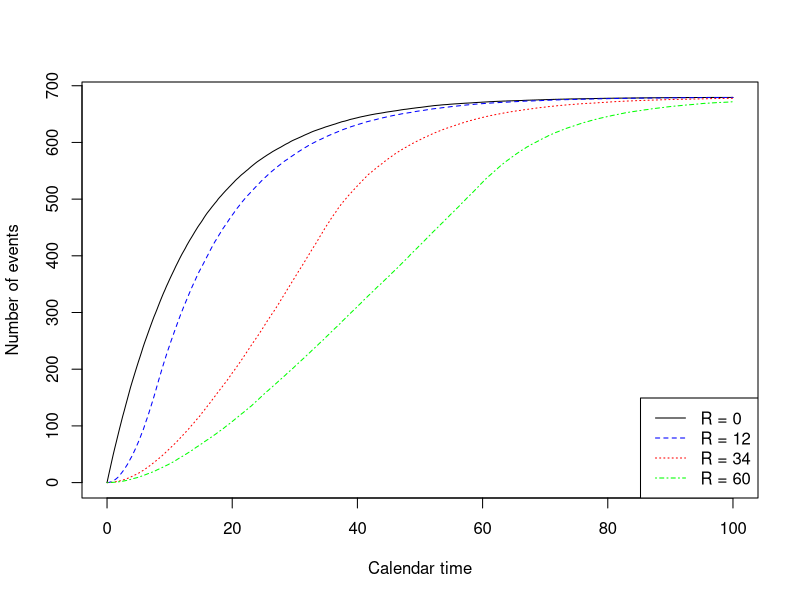
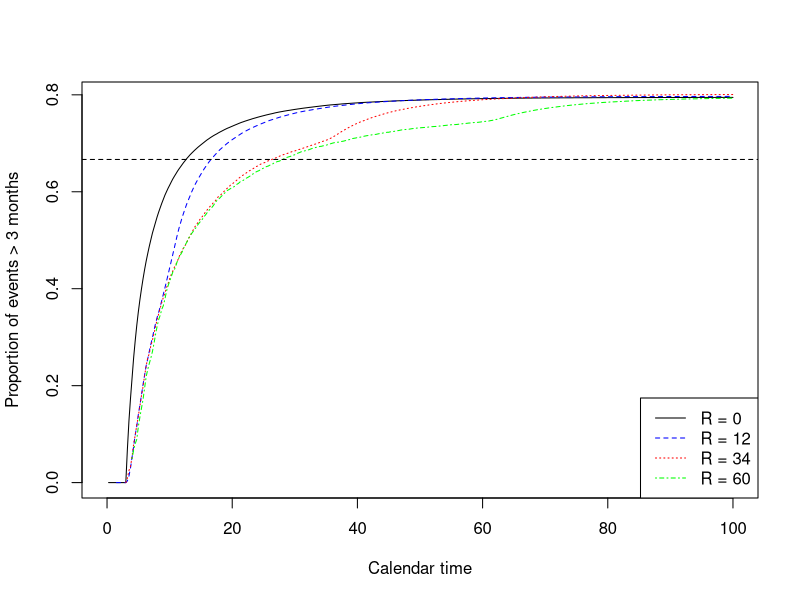
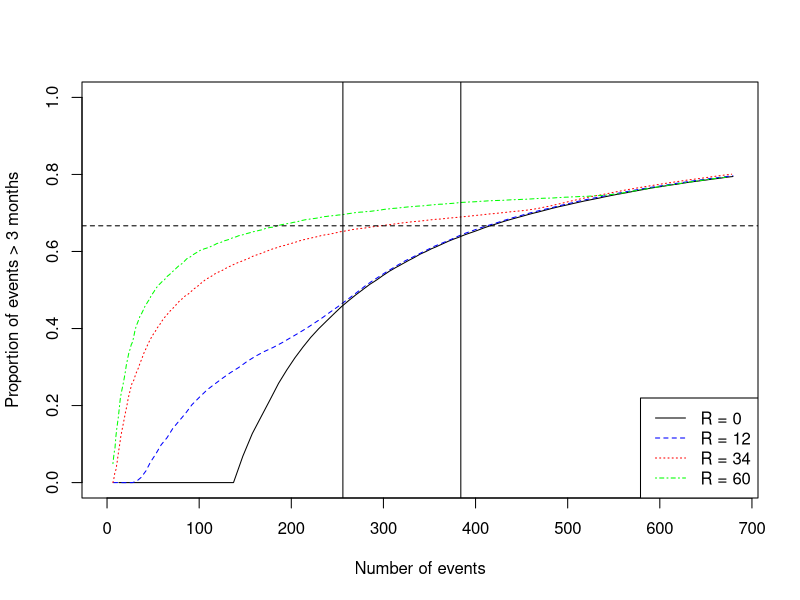

Write R code to recreate these figures, in order.

lambdac <- log(2)/8
HR1 <- 0.75
T1 <- 9
HR2 <- 0.75
numPatients <- 340
#recTime <- 12



generateData <- function(lambdac, HR1, T1, HR2, numPatients, recTime) {
  CP <- exp(-lambdac*HR1*T1)
  u <- runif(numPatients)
  controlData <- -log(u)/lambdac
  u <- runif(numPatients)
  treatmentData <- ifelse(u>CP, -log(u)/(lambdac*HR1), (1/(lambdac*HR2))*(lambdac*HR2*T1-log(u)-lambdac*HR1*T1))
  dataCombined <- data.frame(time = c(controlData, treatmentData), group = c(rep("Control", numPatients), rep("Treatment", numPatients)))
  dataCombined$recTime <- runif(numPatients*2, min = 0, max = recTime)
  dataCombined$pseudo_time <- dataCombined$time + dataCombined$recTime
  return(dataCombined)
}


# Function to perform censoring and analysis
censFunc <- function(dataset, censTime) {
  
  # Censor the observations
  dataset$status <- as.integer(dataset$pseudo_time <= censTime)
  
  # Only include patients enrolled by the censoring time
  dataset <- dataset[dataset$recTime <= censTime, ]
  
  # Calculate survival time
  dataset$survival_time <- ifelse(dataset$status == 1, dataset$time, censTime - dataset$recTime)
  
  sampleSize <- nrow(dataset)
  
  return(list(dataCombined = dataset, censTime = censTime, sampleSize = sampleSize))
}


propEventFunc <- function(lambdac, HR1, T1, HR2, numPatients, recTime){
  # Set parameters
  numSimulations <- 100
  calTime <- seq(0, 100, by = 0.25)
  
  # Initialize an empty matrix for storing results
  eventMatrix <- matrix(NA, nrow = numSimulations, ncol = length(calTime))
  
  # Simulate data and fill in the matrix
  for (k in 1:numSimulations) {
    dataCombined <- generateData(lambdac, HR1, T1, HR2, numPatients, recTime)
    eventMatrix[k,] <- sapply(calTime, function(t) sum(dataCombined$pseudo_time < t))
  }
  
  # Calculate mean for each column
  eventVec <- colMeans(eventMatrix)
  
  
  propMatrix <- matrix(NA, nrow = numSimulations, ncol = length(calTime))
  
  for (k in 1:numSimulations){
    
    # Assuming dataCombined$pseudo_time is a vector of pseudo times
    dataCombined <- generateData(lambdac, HR1, T1, HR2, numPatients, recTime)
    
    # Create a function for the inner loop to avoid unnecessary copying
    censFuncInner <- function(data, threshold) {
      newDataCombined <- censFunc(data, threshold)$dataCombined
      newDataCombined <- newDataCombined[newDataCombined$status == 1, ]
      mean(newDataCombined$survival_time > 3)
    }
    
    # Use sapply for vectorized calculations
    propMatrix[k,] <- sapply(calTime, censFuncInner, data = dataCombined)
    
  }
  
  # Calculate mean for each column
  eventProp <- colMeans(propMatrix)
  
  return(list(eventProp = eventProp, eventVec = eventVec, calTime = calTime))
  
}



x1 <- propEventFunc(lambdac, HR1, T1, HR2, numPatients, 0)
x2 <- propEventFunc(lambdac, HR1, T1, HR2, numPatients, 8)
x3 <- propEventFunc(lambdac, HR1, T1, HR2, numPatients, 34)
x4 <- propEventFunc(lambdac, HR1, T1, HR2, numPatients, 60)

plot(x1$calTime, x1$eventVec, type = "l", xlab = "Calendar time", ylab = "Number of events")
lines(x2$calTime, x2$eventVec, lty = 2, col = "blue")
lines(x3$calTime, x3$eventVec, lty = 3, col = "red")
lines(x4$calTime, x4$eventVec, lty = 4, col = "green")
legend("bottomright", legend = c("R = 0", "R = 12", "R = 34", "R = 60"), col = c("black", "blue", "red", "green"), lty = 1:4)

plot(x1$calTime, x1$eventProp, type = "l", xlab = "Calendar time", ylab = "Proportion of events > 3 months")
lines(x2$calTime, x2$eventProp, lty = 2, col = "blue")
lines(x3$calTime, x3$eventProp, lty = 3, col = "red")
lines(x4$calTime, x4$eventProp, lty = 4, col = "green")
legend("bottomright", legend = c("R = 0", "R = 12", "R = 34", "R = 60"), col = c("black", "blue", "red", "green"), lty = 1:4)
abline(h = 2/3, lty = 2)


plot(x1$eventVec, x1$eventProp, type = "l", ylim = c(0, 1), xlab = "Number of events", ylab = "Proportion of events > 3 months")
lines(x2$eventVec, x2$eventProp, col = "blue", lty = 2)
lines(x3$eventVec, x3$eventProp, col = "red", lty = 3)
lines(x4$eventVec, x4$eventProp, col = "green", lty = 4)
legend("bottomright", legend = c("R = 0", "R = 12", "R = 34", "R = 60"), col = c("black", "blue", "red", "green"), lty = 1:4)
abline(h = 2/3, lty = 2)
abline(v = 512*0.5)
abline(v = 512*0.75)
